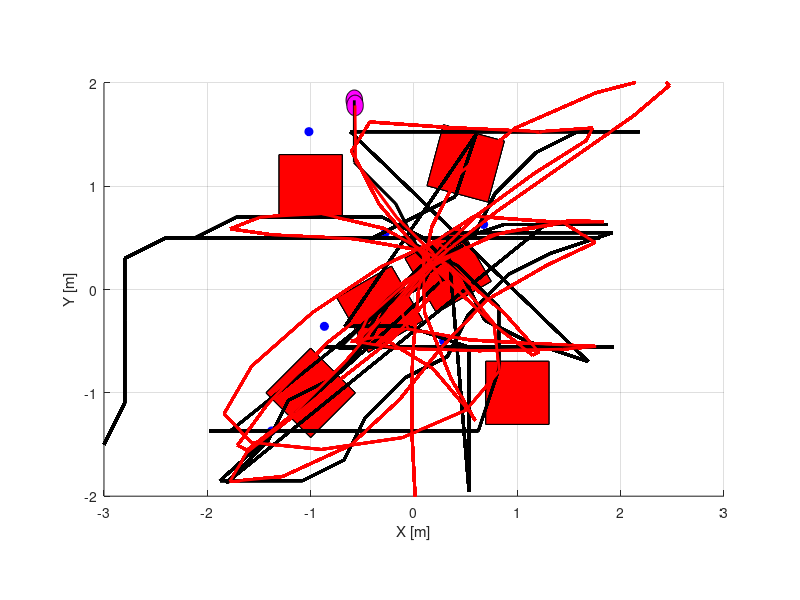

Write the MATLAB code that produced this figure.
% Read the data from the text files
initial_positions = load('InitialPositions.txt');
obstacle1 = load('Obstacle_1.txt');
obstacle2 = load('Obstacle_2.txt');
obstacle3 = load('Obstacle_3.txt');
obstacle4 = load('Obstacle_4.txt');
obstacle5 = load('Obstacle_5.txt');
obstacle6 = load('Obstacle_6.txt');
targets_robot1 = load('Robot_1_Path.txt'); % Path coordinates for Robot 1
targets_robot2 = load('Robot_2_Path.txt'); % Path coordinates for Robot 2
target_positions = load('TargetPositions.txt'); % Target positions

% Combine all obstacle data into one cell array
obstacles = {obstacle1, obstacle2, obstacle3, obstacle4,obstacle5,obstacle6};

% Define the size of robots
robot_width = 0.16; % 0.16 meters (width of the robot)
robot_length = 0.20; % 0.20 meters (length of the robot)

% Set up the figure
figure;
hold on;
axis equal;
grid on;

% Plot each obstacle as a polygon using its vertices
for obs = 1:length(obstacles)
    for i = 1:size(obstacles{obs}, 2)
        % Extract x and y coordinates of the obstacle vertices
        x_coords = obstacles{obs}(1, :);
        y_coords = obstacles{obs}(2, :);
        
        % Draw the polygon
        fill(x_coords, y_coords, 'r');
    end
end

% Plot the initial positions of the robots as magenta rectangles
hRobot1 = rectangle('Position', [initial_positions(1, 1)-robot_width/2, initial_positions(1, 2)-robot_length/2, robot_width, robot_length], 'Curvature', [1 1], 'FaceColor', 'm');
hRobot2 = rectangle('Position', [initial_positions(2, 1)-robot_width/2, initial_positions(2, 2)-robot_length/2, robot_width, robot_length], 'Curvature', [1 1], 'FaceColor', 'm');

% Plot the target positions as blue circles
for i = 1:size(target_positions, 2)/2
    plot(target_positions(1, 2*i-1:2*i), target_positions(2, 2*i-1:2*i), 'bo', 'MarkerFaceColor', 'b');
end

% Configure axis to match 4 m x 6 m field
xlim([-3 3]); % Set x-axis limits from -3 m to 3 m (total 6 m)
ylim([-2 2]); % Set y-axis limits from -3 m to 3 m (total 6 m)
xlabel('X [m]');
ylabel('Y [m]');

% Initialize arrays to store the path for plotting
robot1_path_x = [];
robot1_path_y = [];
robot2_path_x = [];
robot2_path_y = [];

% Find the maximum number of steps between the two robots
max_steps = max(size(targets_robot1, 1), size(targets_robot2, 1));

% Animate the movement of both robots simultaneously
for i = 1:max_steps
    % Update Robot 1 position if it has more steps
    if i <= size(targets_robot1, 1)
        set(hRobot1, 'Position', [targets_robot1(i, 1)-robot_width/2, targets_robot1(i, 2)-robot_length/2, robot_width, robot_length]);
        % Update the path for Robot 1
        robot1_path_x = [robot1_path_x; targets_robot1(i, 1)];
        robot1_path_y = [robot1_path_y; targets_robot1(i, 2)];
        % Plot the updated path for Robot 1
        plot(robot1_path_x, robot1_path_y, 'k-', 'LineWidth', 2);
    end
    
    % Update Robot 2 position if it has more steps
    if i <= size(targets_robot2, 1)
        set(hRobot2, 'Position', [targets_robot2(i, 1)-robot_width/2, targets_robot2(i, 2)-robot_length/2, robot_width, robot_length]);
        % Update the path for Robot 2
        robot2_path_x = [robot2_path_x; targets_robot2(i, 1)];
        robot2_path_y = [robot2_path_y; targets_robot2(i, 2)];
        % Plot the updated path for Robot 2
        plot(robot2_path_x, robot2_path_y, 'r-', 'LineWidth', 2);
    end
    
    pause(0.1); 
end

hold off;
